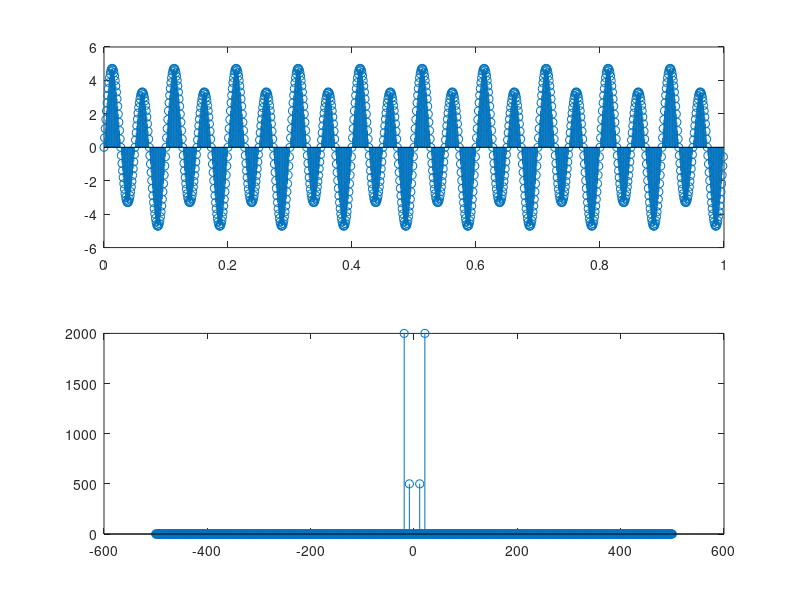

The MATLAB source for this figure:
## generacion de s[t]
f1=10;
f2=20;
tm=0.001;
fm=1/tm;
ti=0;
tf=1;
t=ti:tm:tf-tm;
s=sin(2*pi*f1*t) + 4*sin(2*pi*f2*t);

## S[k]
S = abs(fft(s, length(s)));
df=fm/length(t);
k=-fm/2:df:fm/2;

subplot(2,1,1);
stem(t,s);
subplot(2,1,2);
stem(k, [S(length(S)/2:end), S(1:length(S)/2)] );